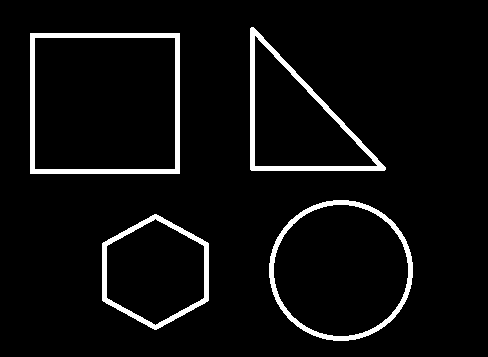
#> input picture dataset/contours.png, 488 x 357 px, found by its file name
$ python 'Harris 角点检测 (Python 实现).py'   (older library calls are emulated)
#> lines starting #> are read from the running program, lines starting #| are printed output that depends on the picture; after the words box and inside, x2 and y2 are one past the last pixel; in counts of white or black regions, pixels touching at a corner belong together
#> further down, image is the input picture: shape (357, 488, 3); 5.2% white; 4 white regions, box (x1, y1, x2, y2) and area: (30, 33, 180, 174) 2810, (250, 27, 386, 171) 2298, (269, 200, 413, 341) 2156, (102, 214, 209, 330) 1728
"""
参考链接:
https://www.cnblogs.com/zyly/p/9508131.html

Harris 检测原理
Harris 认为, 当我们用一个的窗口放在图像上的 (x, y) 点时, 如果该点是一个角点,
则不论我们是延着 x 方向, 还是 y 方向移动窗口, 都应该会使窗口内的灰度值总和产生明显变化.

以上是 Harris 角点检测的出发思想, 但是在实际的推导过程中, 又得出了具体的实现方法:

我们计算窗口内各像素点在 x, y 方向上的梯度, 并进行统计. 得到样本集:
[[Ix1, Iy1],
[Ix2, Iy2],
...
[Ixn, Iyn]]
其中 Ixn, Iyn 分别代表窗口内各点的 x 方向梯度值和 y 方向上的梯度值.

以 Iy 和 Iy 做为特征, 画出 xoy 笛卡尔坐标系及样本的分布情况.
如果窗口在角点上, 则样本在 x, y 方向上都应分布得分开.
如果窗口在边缘上, 则样本在 x, y 方向上只会有一个方向上分布得较开, 另一个方向上分布得密集.
如果窗口在平坦区域, 则样本在 x, y 方向上都分布得密集.

有了以上的判断, 可以想到, 只要对窗口中的像素求 x, y 方向的梯度, 再判断这些梯度的分布情况. 就可以分别出角点, 边缘, 平坦区域.

那么, 用什么方法来量化呢 ?

PCA 主成分分析. (也是 PCA 降维的核心思想).
用 PCA 原理, 求协方差矩阵. 再求矩阵的 2 个特征值 λ1, λ2. 建立方程:
λ1 * λ2 - k * (λ1 + λ2)^2
其中 k 是经验值, 一般取 0.04-0.06 之间

以上方程变换为:
- (k*λ1^2 + (2k-1)*λ1*λ2 + k*λ2^2)

则不论在 x 还是 y 方向上都会得到相当数量且具有较大梯度值的点.

以上的实现, 详见参考链接.

Harries 角点的性质:
1. 增大 k 的值, 降低角点检测的灵敏度, 减少被检测角点的数量; 减少 k 值, 增加角点检测的灵敏度, 增加被检测角点的数量.
2. Harris 角点检测算子对亮度和对比度的变化不灵敏. 因为改变亮度和对比度基本不会影响梯度计算.
3. Harris 角点检测算子具有旋转不变性.
4. Harris 角点检测算子不具有尺度不变性. 因为当图像被放大缩小时, 在检测窗口尺寸不变的前提下, 在窗口内所包含图像的内容是完全不同的.

"""
# -*- coding: utf-8 -*-
import cv2
import numpy as np


def harris_detect(image, ksize=3):
#> called with ksize = 3
    k = 0.04  # 响应函数k
    threshold = 0.05  # 设定阈值
    WITH_NMS = False  # 是否非极大值抑制

    # 1、使用Sobel计算像素点x,y方向的梯度
    h, w = image.shape[:2]
#> h = 357; w = 488
    # Sobel函数求完导数后会有负值, 还有会大于255的值. 而原图像是uint8，即8位无符号数, 所以Sobel建立的图像位数不够, 会有截断.
    # 因此要使用16位有符号的数据类型, 即 cv2.CV_16S.
    grad = np.zeros((h, w, 2), dtype=np.float32)
    grad[:, :, 0] = cv2.Sobel(image, cv2.CV_16S, 1, 0, ksize=3)
    grad[:, :, 1] = cv2.Sobel(image, cv2.CV_16S, 0, 1, ksize=3)

    # 2、计算Ix^2,Iy^2,Ix*Iy
    m = np.zeros((h, w, 3), dtype=np.float32)
    m[:, :, 0] = grad[:, :, 0] ** 2
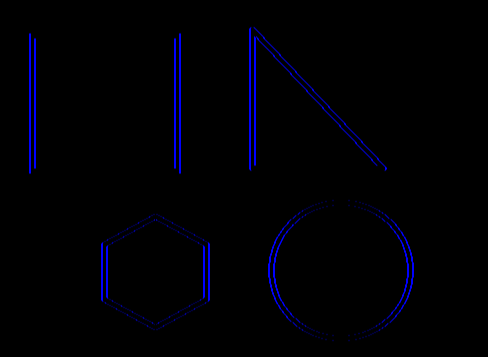
#> m: shape (357, 488, 3) float32; mean of channels 0, 1, 2 20308.6, 0, 0; drawn with min black and max white
    m[:, :, 1] = grad[:, :, 1] ** 2
    m[:, :, 2] = grad[:, :, 0] * grad[:, :, 1]

    # 3、利用高斯函数对Ix^2,Iy^2,Ix*Iy进行滤波
    m[:, :, 0] = cv2.GaussianBlur(m[:, :, 0], ksize=(ksize, ksize), sigmaX=2)
    m[:, :, 1] = cv2.GaussianBlur(m[:, :, 1], ksize=(ksize, ksize), sigmaX=2)
    m[:, :, 2] = cv2.GaussianBlur(m[:, :, 2], ksize=(ksize, ksize), sigmaX=2)
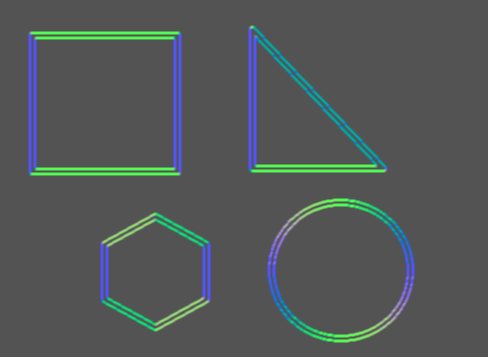
#> m: shape (357, 488, 3) float32; mean of channels 0, 1, 2 20308.6, 20580.5, -1897.6; drawn with min black and max white

    m = [np.array([[m[i, j, 0],
                    m[i, j, 2]],

                   [m[i, j, 2],
                    m[i, j, 1]]]) for i in range(h) for j in range(w)]
#> m = 174216 items

    # 4、计算局部特征结果矩阵M的特征值和响应函数R(i,j)=det(M)-k(trace(M))^2, 0.04<=k<=0.06. det(M)=λ1*λ2, trace(M)=λ1+λ2
    # 特征值乘积等于对应方阵行列式的值, 特征值的和等于对应方阵对角线元素之和.
    D, T = list(map(np.linalg.det, m)), list(map(np.trace, m))
    R = np.array([d - k * t ** 2 for d, t in zip(D, T)])

    # 5、将计算出响应函数的值R进行非极大值抑制, 滤除一些不是角点的点, 同时要满足大于设定的阈值
    # 获取最大的R值
    R_max = np.max(R)
#> R_max = 1.08e+11
    R = R.reshape(h, w)
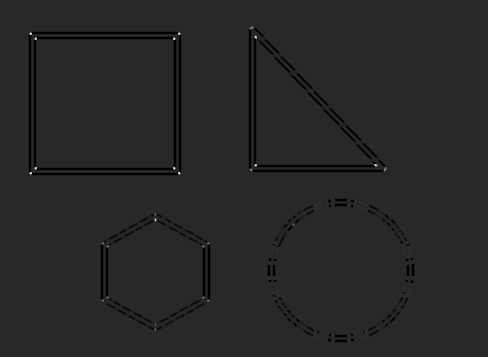
#> R: shape (357, 488) float64; min -2.01e+10, max 1.08e+11, mean -682077116.9; drawn with min black and max white
    corner = np.zeros_like(R, dtype=np.uint8)
    for i in range(h):
        for j in range(w):
            if WITH_NMS:
                # 除了进行进行阈值检测 还对3x3邻域内非极大值进行抑制(导致角点很小, 会看不清)
                if R[i, j] > R_max * threshold and R[i, j] == np.max(
                        R[max(0, i - 1):min(i + 2, h - 1), max(0, j - 1):min(j + 2, w - 1)]):
                    corner[i, j] = 255
            else:
                # 只进行阈值检测
                if R[i, j] > R_max * threshold:
                    corner[i, j] = 255
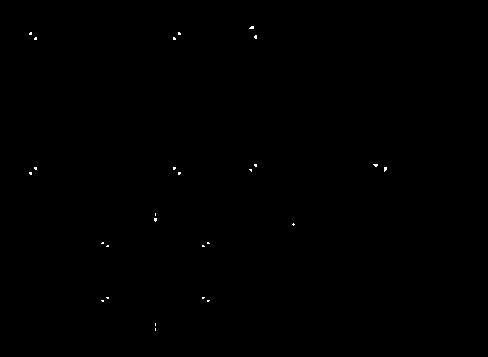
#> corner: shape (357, 488); 0.11% white in thin lines or dots, all inside (x1, y1, x2, y2) = (29, 26, 387, 331)
    return corner


if __name__ == '__main__':
    image = cv2.imread('C:/Users/Administrator/PycharmProjects/OpenCV/dataset/contours.png')
    gray = cv2.cvtColor(image, cv2.COLOR_BGR2GRAY)

    dst = harris_detect(gray)

    image[dst == 255] = (0, 0, 255)

    cv2.namedWindow("harris", cv2.WINDOW_NORMAL)
    cv2.imshow('harris', image)
    cv2.waitKey(0)
    cv2.destroyAllWindows()
